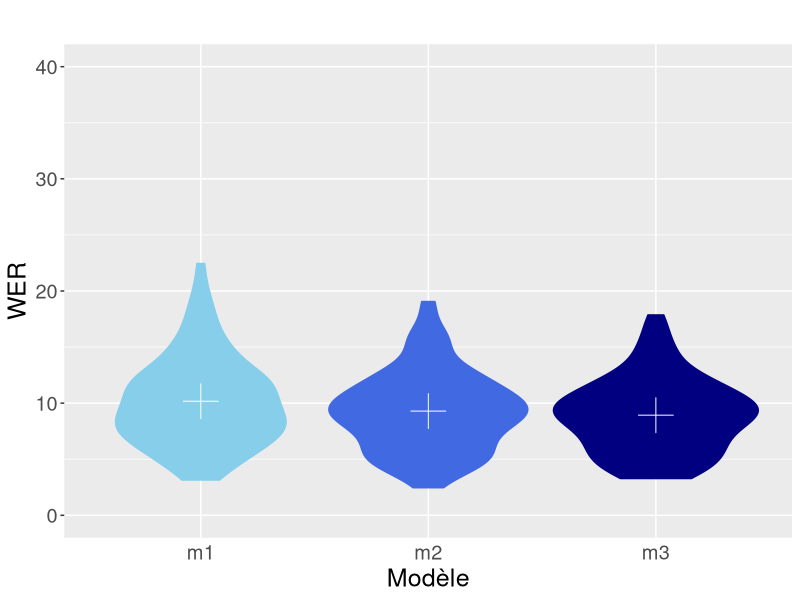
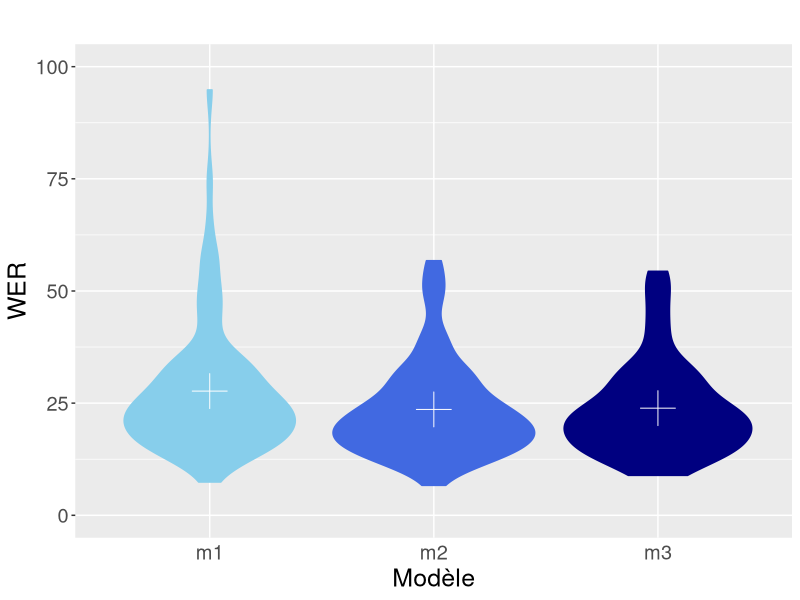
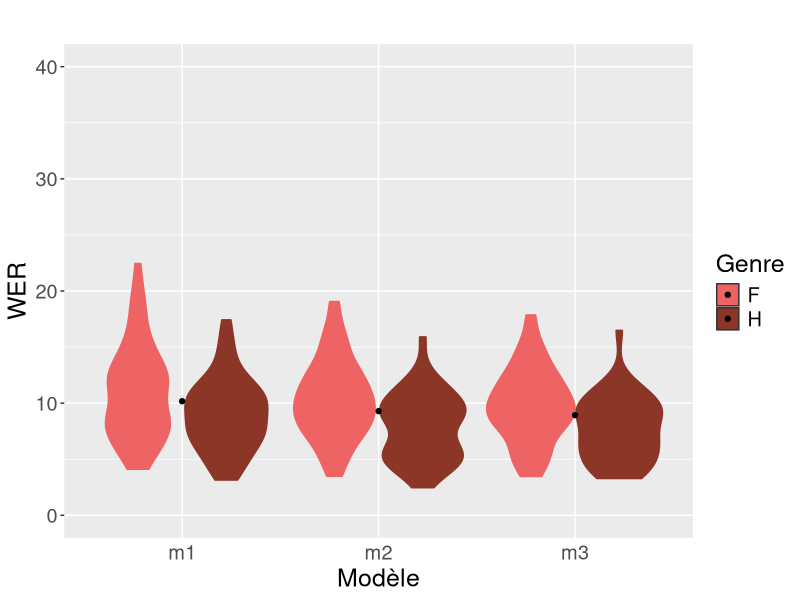
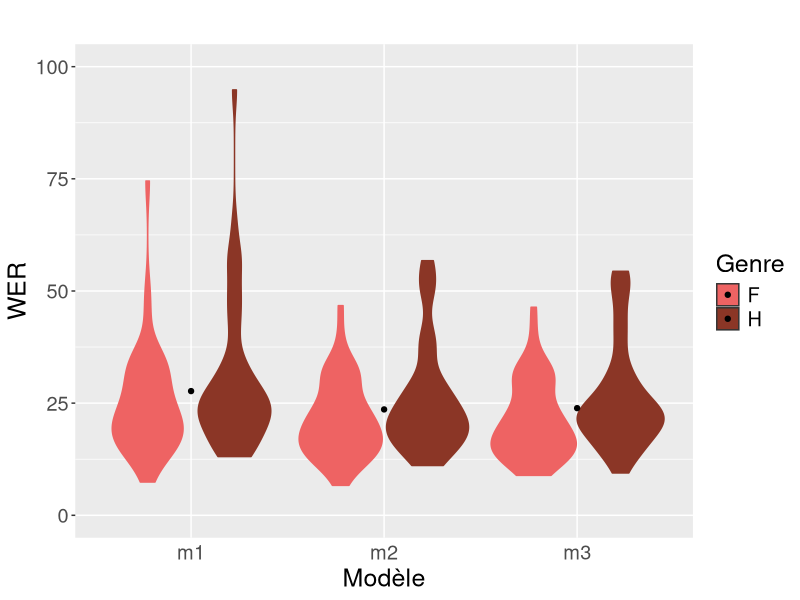

Source code (R) for these figures, in order: (Note: this script raises an error after producing the figures.)
library(readr)
library(ggplot2)
library(tidyr)
library(dplyr)
library(forcats)

#Modifier le working directory 
#setwd()

# Expérience sur la comparaison des WER en fonction de la variabilité du modèle (mseed).
# Chapitre 8 de la thèse de Mahault GARNERIN.
# NB : l'ensemble des modèles comparés ici ont été appris sur les mêmes données équilibrées H/F

##################################################### Préparation des données


clean_m1 <- read_delim("./data/wer_utt_test_clean_wp50.csv", 
                           "\t", 
                           escape_double = FALSE, 
                           col_types = cols(`#C` = col_integer(),
                                            `#D` = col_integer(),
                                            `#I` = col_integer(), 
                                            `#S` = col_integer(),
                                            book = col_character(),
                                            err = col_integer(),
                                            gender = col_factor(levels = c("F","M")),
                                            spk = col_character(),
                                            wc = col_integer()),
                           trim_ws = TRUE)


other_m1 <- read_delim("./data/wer_utt_test_other_wp50.csv", 
                           "\t", 
                           escape_double = FALSE, 
                           col_types = cols(`#C` = col_integer(),
                                            `#D` = col_integer(),
                                            `#I` = col_integer(), 
                                            `#S` = col_integer(),
                                            book = col_character(),
                                            err = col_integer(),
                                            gender = col_factor(levels = c("F","M")),
                                            spk = col_character(),
                                            wc = col_integer()),
                           trim_ws = TRUE)


clean_m2 <- read_delim("./data/wer_utt_test_clean_wp50_mseed42.csv", 
                                  "\t", 
                                  escape_double = FALSE, 
                                  col_types = cols(`#C` = col_integer(),
                                                   `#D` = col_integer(),
                                                   `#I` = col_integer(), 
                                                   `#S` = col_integer(),
                                                   book = col_character(),
                                                   err = col_integer(),
                                                   gender = col_factor(levels = c("F","M")),
                                                   spk = col_character(),
                                                   wc = col_integer()),
                                  trim_ws = TRUE)


other_m2 <- read_delim("./data/wer_utt_test_other_wp50_mseed42.csv", 
                                  "\t", 
                                  escape_double = FALSE, 
                                  col_types = cols(`#C` = col_integer(),
                                                   `#D` = col_integer(),
                                                   `#I` = col_integer(), 
                                                   `#S` = col_integer(),
                                                   book = col_character(),
                                                   err = col_integer(),
                                                   gender = col_factor(levels = c("F","M")),
                                                   spk = col_character(),
                                                   wc = col_integer()),
                                  trim_ws = TRUE)

clean_m3 <- read_delim("./data/wer_utt_test_clean_wp50_mseed13.csv", 
                         "\t", 
                         escape_double = FALSE, 
                         col_types = cols(`#C` = col_integer(),
                                          `#D` = col_integer(),
                                          `#I` = col_integer(), 
                                          `#S` = col_integer(),
                                          book = col_character(),
                                          err = col_integer(),
                                          gender = col_factor(levels = c("F","M")),
                                          spk = col_character(),
                                          wc = col_integer()),
                         trim_ws = TRUE)


other_m3 <- read_delim("./data/wer_utt_test_other_wp50_mseed13.csv", 
                         "\t", 
                         escape_double = FALSE, 
                         col_types = cols(`#C` = col_integer(),
                                          `#D` = col_integer(),
                                          `#I` = col_integer(), 
                                          `#S` = col_integer(),
                                          book = col_character(),
                                          err = col_integer(),
                                          gender = col_factor(levels = c("F","M")),
                                          spk = col_character(),
                                          wc = col_integer()),
                         trim_ws = TRUE)



# Data preprocessing (reconstruction des WER à l'échelle du livre)

book_clean_m1 <- clean_m1 %>% group_by(book, spk, gender) %>% summarize(errors = sum(err),
                                                                           words = sum(wc),
                                                                           WER = (errors/words)*100)

book_other_m1 <- other_m1 %>% group_by(book, spk, gender) %>% summarize(errors = sum(err),
                                                                           words = sum(wc),
                                                                           WER = (errors/words)*100)

book_clean_m2 <- clean_m2 %>% group_by(book, spk, gender) %>% summarize(errors = sum(err),
                                                                        words = sum(wc),
                                                                        WER = (errors/words)*100)

book_other_m2 <- other_m2 %>% group_by(book, spk, gender) %>% summarize(errors = sum(err),
                                                                        words = sum(wc),
                                                                        WER = (errors/words)*100)

book_clean_m3 <- clean_m3 %>% group_by(book, spk, gender) %>% summarize(errors = sum(err),
                                                                        words = sum(wc),
                                                                        WER = (errors/words)*100)

book_other_m3 <- other_m3 %>% group_by(book, spk, gender) %>% summarize(errors = sum(err),
                                                                        words = sum(wc),
                                                                        WER = (errors/words)*100)


# Data prep/merging for graphic display

book_clean_m1$m_seed="1"
book_clean_m1$d_seed="67"
book_clean_m1$model="m1"
book_clean_m2$m_seed="42"
book_clean_m2$d_seed="67"
book_clean_m2$model="m2"
book_clean_m3$m_seed="13"
book_clean_m3$d_seed="67"
book_clean_m3$model="m3"

book_clean<-bind_rows(book_clean_m1,book_clean_m2)
book_clean<-bind_rows(book_clean,book_clean_m3)
book_clean$m_seed<-as.factor(book_clean$m_seed)
book_clean$m_seed<-fct_relevel(book_clean$m_seed, c("1","42","13"))
book_clean$model<-as.factor(book_clean$model)


book_other_m1$m_seed="1"
book_other_m1$d_seed="67"
book_other_m1$model="m1"
book_other_m2$m_seed="42"
book_other_m2$d_seed="67"
book_other_m2$model="m2"
book_other_m3$m_seed="13"
book_other_m3$d_seed="67"
book_other_m3$model="m3"

book_other<-bind_rows(book_other_m1,book_other_m2)
book_other<-bind_rows(book_other,book_other_m3)
book_other$m_seed<-as.factor(book_other$m_seed)
book_other$m_seed<-fct_relevel(book_other$m_seed, c("1","42","13"))
book_other$model<-as.factor(book_other$model)

#Sauvegarde générale si besoin 
#write_csv2(book_clean,path="wer_book_clean_mseed.csv")
#write_csv2(book_other,path="wer_book_other_mseed.csv")

####################################################### Statistiques générales :

# WER tables for test-clean

wer_clean_mseed <- book_clean %>% group_by(m_seed) %>% summarize(n= n(), 
                                                                 err=sum(errors), 
                                                                 wrd=sum(words), 
                                                                 WER_glob=err/wrd*100,
                                                                 med=median(WER),
                                                                 WER_avg=mean(WER), 
                                                                 sd = sd(WER))

wer_clean_mseed_gdrd <- book_clean %>% group_by(m_seed,gender) %>% summarize(n= n(), 
                                                                             err=sum(errors), 
                                                                             wrd=sum(words), 
                                                                             WER_glob=err/wrd*100,
                                                                             med=median(WER),
                                                                             WER_avg=mean(WER), 
                                                                             sd = sd(WER))


# WER tables for test-other

wer_other_mseed <- book_other %>% group_by(m_seed) %>% summarize(n= n(), 
                                                                 err=sum(errors), 
                                                                 wrd=sum(words), 
                                                                 WER_glob=err/wrd*100,
                                                                 med=median(WER),
                                                                 WER_avg=mean(WER), 
                                                                 sd = sd(WER))

wer_other_mseed_gdrd <- book_other %>% group_by(m_seed,gender) %>% summarize(n= n(), 
                                                                             err=sum(errors), 
                                                                             wrd=sum(words), 
                                                                             WER_glob=err/wrd*100,
                                                                             med=median(WER),
                                                                             WER_avg=mean(WER), 
                                                                             sd = sd(WER))




####################################################### Visualisation & analyses


#########################" Comparaison des modèles :

ggplot(book_clean,aes(x=model,y=WER,fill=m_seed,color=model))+
  geom_violin()+
  scale_y_continuous(lim=c(0,40))+
  labs(title="",
       y="WER",
       x="Modèle")+
  theme(text = element_text(size=18),
        axis.ticks.x = element_blank(),
        legend.position="none")+
  stat_summary(fun=mean ,geom="point",color="white", shape=3, size=8, mapping=aes(group=1))+
  scale_fill_manual(values=c("skyblue","royalblue","navy"))+
  scale_color_manual(values=c("skyblue","royalblue","navy"))
  

ggplot(book_other,aes(x=model,y=WER,fill=m_seed,color=model))+
  geom_violin()+
  scale_y_continuous(lim=c(0,100))+
  labs(title="",
       y="WER",
       x="Modèle")+
  theme(text = element_text(size=18),
        axis.ticks.x = element_blank(),
        legend.position="none")+
  stat_summary(fun=mean ,geom="point",color="white", shape=3, size=8, mapping=aes(group=1))+
  scale_fill_manual(values=c("skyblue","royalblue","navy"))+
  scale_color_manual(values=c("skyblue","royalblue","navy"))



### Analyses stat :

#Test de Kruskall-Wallis pour comparaison des 3 modèles :
kruskal.test(WER~m_seed,data=book_clean)
kruskal.test(WER~m_seed,data=book_other)

#Comparaison 2 à 2 (équivalent au test de Wilcoxon) :

clean_m1m2<-bind_rows(book_clean_m1,book_clean_m2)
kruskal.test(WER~m_seed,data=clean_m1m2)
other_m1m2<-bind_rows(book_other_m1,book_other_m2)
kruskal.test(WER~m_seed,data=other_m1m2)

clean_m1m3<-bind_rows(book_clean_m1,book_clean_m3)
kruskal.test(WER~m_seed,data=clean_m1m3)
other_m1m3<-bind_rows(book_other_m1,book_other_m3)
kruskal.test(WER~m_seed,data=other_m1m3)

clean_m2m3<-bind_rows(book_clean_m2,book_clean_m3)
kruskal.test(WER~m_seed,data=clean_m2m3)
other_m2m3<-bind_rows(book_other_m2,book_other_m3)
kruskal.test(WER~m_seed,data=other_m2m3)


########################## Comparaison des modèles par catégorie de genre

ggplot(book_clean,aes(x=model,y=WER,fill=factor(gender,labels=c("F","H")),color=gender))+
  geom_violin()+
  scale_y_continuous(lim=c(0,40))+
  labs(title="",
       y="WER",
       x="Modèle",
       fill="Genre")+
  theme(text = element_text(size=18),
        axis.ticks.x = element_blank())+
  stat_summary(fun=mean ,geom="point", mapping=aes(group=1))+
  scale_fill_manual(values=c("indianred2","tomato4"))+
  scale_color_manual(guide=FALSE,values=c("indianred2","tomato4"))

ggplot(book_other,aes(x=model,y=WER,fill=factor(gender,labels=c("F","H")),color=gender))+
  geom_violin()+
  scale_y_continuous(lim=c(0,100))+
  labs(title="",
       y="WER",
       x="Modèle",
       fill="Genre")+
  theme(text = element_text(size=18),
        axis.ticks.x = element_blank())+
  stat_summary(fun=mean ,geom="point", mapping=aes(group=1))+
  scale_fill_manual(values=c("indianred2","tomato4"))+
  scale_color_manual(guide=FALSE,values=c("indianred2","tomato4"))


### Analyses stats :

#Test de la somme des rangs de Wilcoxon (ou Mann-Withney)

wilcox.test(WER~gender,data=book_clean_m1,paired=F)
wilcox.test(WER~gender,data=book_clean_m2,paired=F)
wilcox.test(WER~gender,data=book_clean_m3,paired=F)

wilcox.test(WER~gender,data=book_other_m1,paired=F)
wilcox.test(WER~gender,data=book_other_m2,paired=F)
wilcox.test(WER~gender,data=book_other_m3,paired=F)

################### Calcul moyennes/écart types & intervalles de confiance

mean(book_clean_m1$WER)
sd(book_clean_m1$WER)
mean(book_clean_m1$WER)-(1.96*sd(book_clean_m1$WER)/sqrt(87))
mean(book_clean_m1$WER)+(1.96*sd(book_clean_m1$WER)/sqrt(87))
(max(book_clean_m1$WER)-min(book_clean_m1$WER))/87

mean(book_clean_m2$WER)
sd(book_clean_m2$WER)
mean(book_clean_m2$WER)-(1.96*sd(book_clean_m2$WER)/sqrt(87))
mean(book_clean_m2$WER)+(1.96*sd(book_clean_m2$WER)/sqrt(87))
(max(book_clean_m2$WER)-min(book_clean_m2$WER))/87

mean(book_clean_m3$WER)
sd(book_clean_m3$WER)
mean(book_clean_m3$WER)-(1.96*sd(book_clean_m3$WER)/sqrt(87))
mean(book_clean_m3$WER)+(1.96*sd(book_clean_m3$WER)/sqrt(87))
(max(book_clean_m3$WER)-min(book_clean_m3$WER))/87


mean(book_other_m1$WER)
sd(book_other_m1$WER)
mean(book_other_m1$WER)-(1.96*sd(book_other_m1$WER)/sqrt(90))
mean(book_other_m1$WER)+(1.96*sd(book_other_m1$WER)/sqrt(90))
(max(book_other_m1$WER)-min(book_other_m1$WER))/90

mean(book_other_m2$WER)
sd(book_other_m2$WER)
mean(book_other_m2$WER)-(1.96*sd(book_other_m2$WER)/sqrt(90))
mean(book_other_m2$WER)+(1.96*sd(book_other_m2$WER)/sqrt(90))
(max(book_other_m2$WER)-min(book_other_m2$WER))/90

mean(book_other_m3$WER)
sd(book_other_m3$WER)
mean(book_other_m3$WER)-(1.96*sd(book_other_m3$WER)/sqrt(90))
mean(book_other_m3$WER)+(1.96*sd(book_other_m3$WER)/sqrt(90))
(max(book_other_m3$WER)-min(book_other_m3$WER))/90
